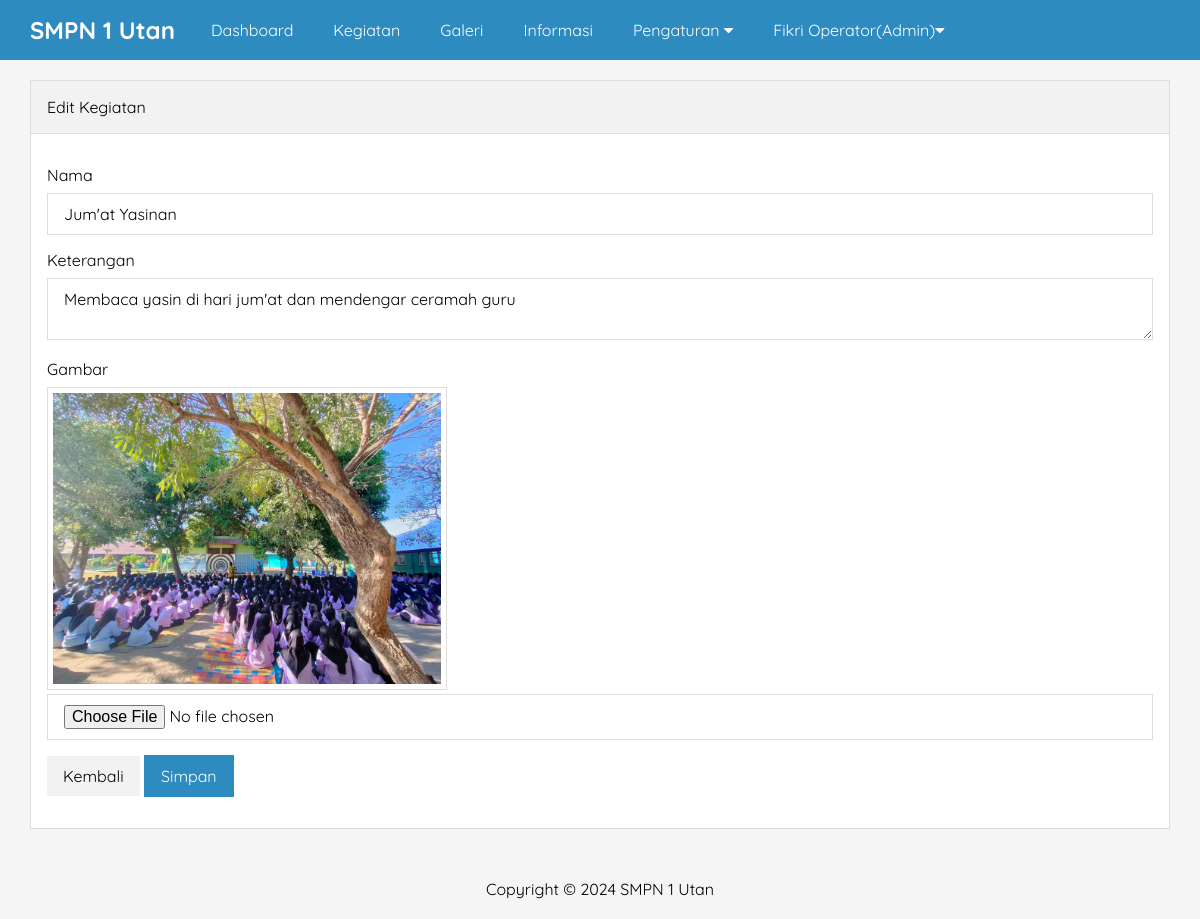
Page /admin/edit-kegiatan.php?id=6 (signed in) on the committed database.
### tables this page shows
CREATE TABLE `pengaturan` (
  `id` int(11) NOT NULL,
  `nama` varchar(50) NOT NULL,
  `email` varchar(50) NOT NULL,
  `telepon` varchar(20) NOT NULL,
  `alamat` text NOT NULL,
  `logo` varchar(50) NOT NULL,
  `favicon` varchar(50) NOT NULL,
  `tentang_sekolah` text NOT NULL,
  `foto_sekolah` varchar(50) NOT NULL,
  `google_maps` text NOT NULL,
  `nama_kepsek` varchar(50) NOT NULL,
  `foto_kepsek` varchar(50) NOT NULL,
  `sambutan_kepsek` text NOT NULL,
  `created_at` timestamp NOT NULL DEFAULT current_timestamp() ON UPDATE current_timestamp(),
  `updated_at` datetime DEFAULT NULL
);

CREATE TABLE `kegiatan` (
  `id` int(11) NOT NULL,
  `nama` varchar(100) NOT NULL,
  `keterangan` text NOT NULL,
  `gambar` text NOT NULL,
  `created_at` timestamp NOT NULL DEFAULT current_timestamp() ON UPDATE current_timestamp(),
  `updated_at` datetime DEFAULT NULL
);

### admin/edit-kegiatan.php (the view, shortened to what this page needs)
<?php include 'header.php' ?>
<?php
$kegiatan = mysqli_query($conn, "SELECT * FROM kegiatan WHERE id = '" . $_GET['id'] . "' ");
$p        = mysqli_fetch_object($kegiatan);
?>
<div class="content">
    <div class="container">
        <div class="box">
            <div class="box-header">
                Edit Kegiatan
            </div>
            <div class="box-body">
                <form action="" method="POST" enctype="multipart/form-data">
                    <div class="form-group">
                        <label>Nama</label>
                        <input type="text" name="nama" placeholder="Nama Kegiatan" value="<?= $p->nama ?>" class="input-control" required>
                    </div>
                    <div class="form-group">
                        <label>Keterangan</label>
                        <textarea name="keterangan" class="input-control" placeholder="Keterangan"><?= $p->keterangan ?></textarea>
                    </div>
                    <div class="form-group">
                        <label>Gambar</label>
                        <img src="../uploads-kegiatan/<?= $p->gambar ?>" width="400px" class="image">
                        <input type="file" name="gambar" class="input-control">
                    </div>
                    <button type="button" class="btn" onclick="window.location = 'kegiatan.php'">Kembali</button>
                    <input type="submit" name="submit" value="Simpan" class="btn btn-blue">
                </form>
            </div>
        </div>
    </div>
</div>
<?php include 'footer.php' ?>

### admin/header.php (shortened to what this page needs)
<?php
    include '../koneksi.php';
    $identitas = mysqli_query($conn, "SELECT * FROM pengaturan ORDER BY id DESC LIMIT 1");
    $d = mysqli_fetch_object($identitas);
?>
<!DOCTYPE html>
<html>
<head>
    <link rel="stylesheet" href="../css/style.css">
    <link rel="stylesheet" href="https://cdnjs.cloudflare.com/ajax/libs/font-awesome/4.7.0/css/font-awesome.css" />
</head>
<body class="bg-light">
    <div class="navbar">
        <div class="container">
            <h2 class="nav-brand float-left"><a href="index.php"><?= $d->nama ?></a></h2>
            <ul class="nav-menu float-left">
                <li><a href="index.php">Dashboard</a></li>
                <?php if ($_SESSION['ulevel'] == 'Super Admin') { ?>
                    <li><a href="pengguna.php">Pengguna</a></li>
                <?php } elseif ($_SESSION['ulevel'] == 'Admin') { ?>
                    <li><a href="kegiatan.php">Kegiatan</a></li>
                    <li><a href="galeri.php">Galeri</a></li>
                    <li><a href="informasi.php">Informasi</a></li>
                    <li>
                        <a href="#">Pengaturan <i class="fa fa-caret-down"></i></a>
                    </li>
                <?php } ?>
                <li>
                    <a href="#"><?= $_SESSION['uname'] ?>(<?= $_SESSION['ulevel'] ?>)<i class="fa fa-caret-down"></i></a>
                </li>
            </ul>
        </div>
    </div>

### admin/footer.php
<div class="footer">
    <div class="container text-center">
        Copyright &copy; 2024 <?= $d->nama ?>
    </div>
</div>
</body>
</html>

### css/style.css (style rules this page uses)
* { margin: 0; padding: 0; font-family: "Quicksand", serif; box-sizing: border-box; }
a { text-decoration: none; }
.float-left { float: left; }
.container { width: 1140px; margin: 0 auto; }
.container::after { content: ''; display: block; clear: both; }
.bg-light { background-color: #f5f5f5; }
.box { border: 1px solid #ddd; background-color: #fff; }
.box-header { padding: 16px; border-bottom: 1px solid #ddd; background-color: #f2f2f2; }
.box-body { padding: 16px; }
form { margin: 15px 0; }
.form-group { margin-bottom: 15px; }
.form-group label { display: block; margin-bottom: 8px; }
.form-group .input-control { padding: 10px 16px; width: 100%; font-size: 16px; border: 1px solid #ddd; }
.btn { border: 1px solid #ddd; padding: 10px 16px; font-size: 16px; }
.btn { background-color: #f2f2f2; color: ''; border: none; cursor: pointer; transition: background-color 0.3ease; }
.btn-blue { background-color: #2E8BC0; color: #fff; border: 1px solid #2E8BC0; }
.text-center { text-align: center !important; }
.navbar { height: 60px; width: 100%; background-color: #2E8BC0; position: fixed; top: 0; z-index: 1000; }
.navbar a { color: #fff; }
.nav-brand { display: inline-block; padding: 15px 0; margin-right: 16px; }
.nav-menu { display: flex; list-style: none; }
.nav-menu li a { padding: 20px; display: inline-block; }
.content { padding: 80px 0 30px 0; }
.footer { padding: 20px 0; }
.image { border: 1px solid #ddd; padding: 5px; }

### rows in the picture
pengaturan: nama "SMPN 1 Utan"
kegiatan: nama "Jum'at Yasinan", keterangan "Membaca yasin di hari jum'at dan mendengar ceramah guru", gambar (picture)

### other values in the picture
$_SESSION['uname'] "Fikri Operator"
$_SESSION['ulevel'] "Admin"
